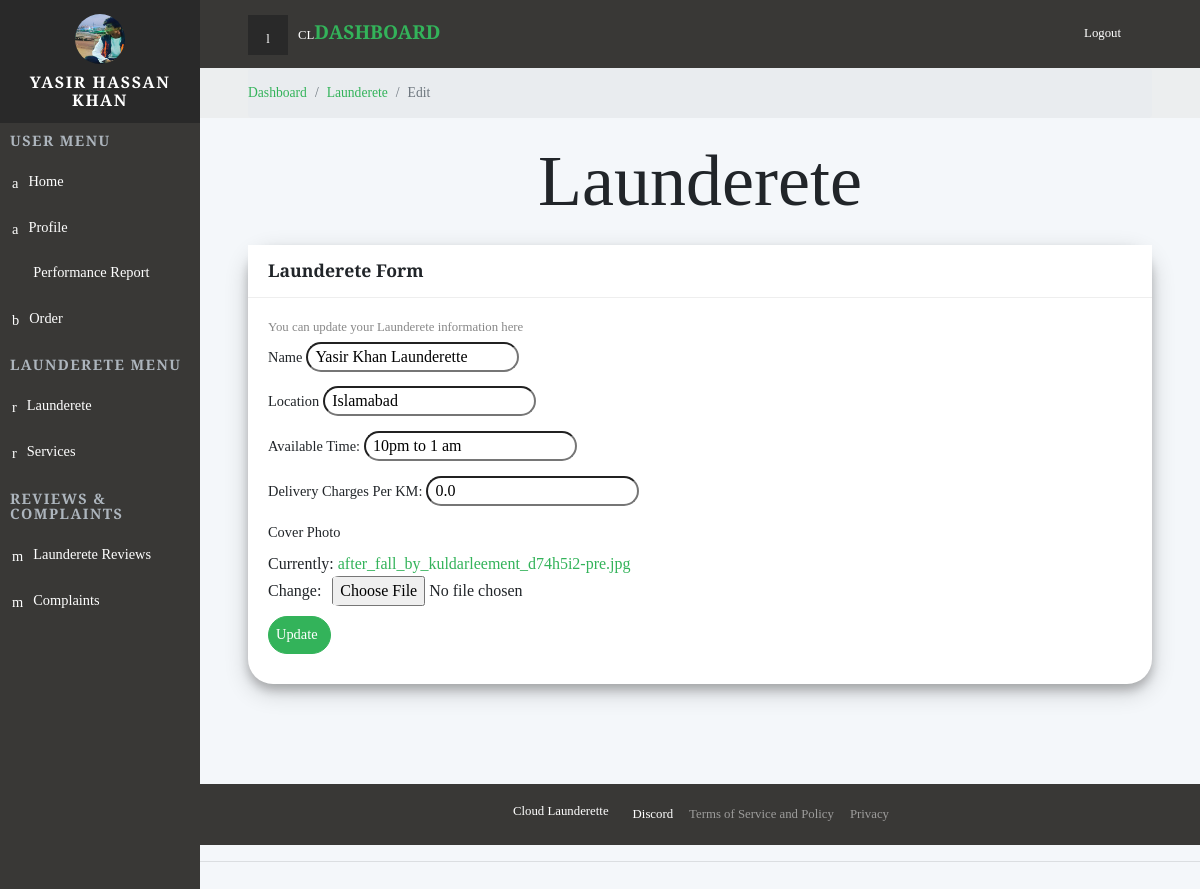
Screenshot of /dashboard/launderette/edit/ (signed in) with the database file from the repository.
### backend/models.py (models this page shows, shortened)
class Launderer(models.Model):
    user = models.OneToOneField(User, on_delete=models.CASCADE, null=True)
    name = models.CharField(max_length=200, null=True)
    profile_pic = models.ImageField( default="default-profile.png")
    address = models.CharField(max_length=200, null=True)
    city = models.CharField(max_length=200, null=True)
    lat = models.FloatField(null=True, blank=True)
    lon = models.FloatField(null=True, blank=True)
    isBlocked = models.BooleanField(default=False)
    is_email_verified = models.BooleanField(default=False)
    date_joined =models.DateTimeField(auto_now_add=True)

class Launderette(models.Model):
    launderer = models.ForeignKey(Launderer, null=True, on_delete= models.SET_NULL)
    name = models.CharField(max_length=200, null=True)
    available_time = models.CharField(max_length=500, null=True, blank=True)
    cover_photo = models.ImageField( default="0_GettyImages-1068728612.jpg")
    location = models.CharField(max_length=200, null=True)
    isBlocked = models.BooleanField(default=False)
    delivery_fee_pkm = models.FloatField(default=0)
    date_joined =models.DateTimeField(auto_now_add=True)

### backend/decorators.py (the view)
		def wrapper_func(request, *args, **kwargs):
			group = None
			if request.user.groups.exists():
				group = request.user.groups.all()[0].name
			if group in allowed_roles:
				return view_func(request, *args, **kwargs)
			else:
				return HttpResponse('You are not authorized to view this page')

### backend/forms.py
class LaunderetteForm(ModelForm):
    class Meta:
        model = Launderette
        fields = '__all__'
        exclude = ['launderer']

### backend/views.py (called while the page is built, shortened)
@login_required(login_url="loginPage")
@allowed_users(allowed_roles=['launderer'])
def launderetteEdit(request):
    launder = request.user.launderer
    launderette = launder.launderette_set.all()
    form = LaunderetteForm(instance= launderette[0])
    context = { 'form': form, 'launderer': launder }
    return render(request,"frontend/launderetteEdit.html",context)

### frontend/templates/frontend/launderetteEdit.html (shortened to what this page needs)
{%  extends 'frontend/partialview/base_template.html' %}
{% load static %}
{% block content %}
    <div class="page">
      {% include 'frontend/partialview/topbar.html' %}
      <div class="breadcrumb-holder">
        <div class="container-fluid">
          <ul class="breadcrumb">
            <li class="breadcrumb-item "><a href="{% url 'dashboard' %}">Dashboard</a></li>
            <li class="breadcrumb-item "><a href="{% url 'launderette' %}">Launderete</a></li>
            <li class="breadcrumb-item active"><a >Edit</a></li>
          </ul>
        </div>
      </div>
      <h1 class="display-3 text-center m-4">Launderete</h1>
      <section class="statistics">
        <div class="container-fluid">
        <div class="card">
                <div class="card-header d-flex align-items-center">
                  <h4>Launderete Form</h4>
                </div>
                <div class="card-body">
                  <p>You can update your Launderete information here</p>
                  <form method="POST" enctype="multipart/form-data">
                    <div class="form-group">
                      <label>Name</label>
                      {{form.name}}
                    </div>
                    <div class="form-group">
                      <label>Location</label>
                      {{form.location}}
                    </div>
                    <div class="form-group">
                      <label>Available Time:</label>
                      {{form.available_time}}
                    </div>
                    <div class="form-group">
                      <label>Delivery Charges Per KM:</label>
                      {{form.delivery_fee_pkm}}
                    </div>
                    <div class="form-group">
                      <label>Cover Photo</label>
                      <br>
                      {{form.cover_photo}}
                    </div>
                    <div class="form-group">
                      <input type="submit" value="Update" class="btn btn-primary text-white">
                    </div>
                  </form>
                </div>
              </div>
        </div>
      </section>
      <footer class="main-footer">
        {% include 'frontend/partialview/footer_navbar.html' %}
      </footer>
    </div>
{% endblock content %}

### frontend/templates/frontend/partialview/header_navbar.html (shortened to what this page needs)
{% load static %}
    <nav class="side-navbar">
      <div class="side-navbar-wrapper">
        <div class="sidenav-header d-flex align-items-center justify-content-center">
          <div class="sidenav-header-inner text-center"><img src="{{launderer.profile_pic.url}}" alt="person" class="img-fluid rounded-circle">
            <h2 class="h5">{{launderer.name}}</h2>
          </div>
        </div>
        <div class="main-menu">
          <h5 class="sidenav-heading">User Menu</h5>
          <ul id="side-main-menu" class="side-menu list-unstyled">
            <li><a href="{% url 'dashboard' %}" > <i class="icon-form"></i>Home                             </a></li>
            <li><a href="{% url 'myAccount' %}"> <i class="icon-form"></i>Profile                             </a></li>
            <li class=""><a href="{% url 'Report' %}"> <i class="fa fa-bar-chart"></i>Performance Report                              </a></li>
            <li><a href="#exampledropdownDropdown2" aria-expanded="false" data-toggle="collapse"> <i class="icon-home"></i>Order </a>
            </li>
        </div>
        <div class="admin-menu">
          <h5 class="sidenav-heading">Launderete Menu</h5>
          <ul id="side-admin-menu" class="side-menu list-unstyled">
            <li> <a href="{% url 'launderette' %}"> <i class="icon-screen"> </i>Launderete</a></li>
            {% if totalLaunderette != 0 %}
              <li> <a href="{% url 'services' %}"> <i class="icon-screen"> </i>Services</a></li>
            {% endif %}
          </ul>
        </div>
        <div class="admin-menu">
          <h5 class="sidenav-heading">Reviews & Complaints</h5>
          <ul id="side-admin-menu" class="side-menu list-unstyled">
            {% if totalLaunderette != 0 %}
              <li> <a href="{% url 'laundaretteReviews' %}"> <i class="icon-flask"> </i>Launderete Reviews</a></li>
            {% endif %}
            <li> <a href="{% url 'complaints' %}"> <i class="icon-flask"> </i>Complaints</a></li>
          </ul>
        </div>
      </div>
    </nav>

### static/css/mystyle.css (style rules this page uses)
a { display: inline-block; text-decoration: none; color: #fff; }
body { overflow-x: hidden; }
i { display: inline-block; }
i[class*='icon-'] { -webkit-transform: translateY(4px); transform: translateY(4px); }
.page { position: absolute; top: 0; right: 0; -webkit-transition: width 0.3s linear; transition: width 0.3s linear; width: calc(100% - 200px); background-color: #F4F7FA; min-height: 100vh; padding-bottom: 50px; }
h2 { color: #555; font-weight: 400; }
.breadcrumb-holder { background: #eceeef; }
.breadcrumb-holder .breadcrumb { padding: 15px 0; font-size: 0.85em; font-weight: 300; color: #999; margin-bottom: 0; }
.card { margin-bottom: 30px; }
.card-header h1, .card-header h2, .card-header h3, .card-header h4, .card-header h5, .card-header h6 { margin-bottom: 0; }
.card:not([class*="text"]) p { color: #888; }
@media (min-width: 768px) { .container-fluid { padding: 0 3rem; } }
.side-navbar { position: fixed; top: 0; left: 0; width: 200px; height: 100%; width: 200px; text-align: left; background: #393836; color: #fff; z-index: 999; overflow-y: auto; -webkit-transition: all 0.3s; transition: all 0.3s; }
.side-navbar li { position: relative; }
.side-navbar li a { position: relative; font-size: .9rem; font-weight: 300; color: #fff; text-decoration: none; width: 100%; padding: 12px; }
.side-navbar li a[data-toggle="collapse"]::before { content: '\f104'; display: inline-block; -webkit-transform: translateY(-50%); transform: translateY(-50%); font-family: 'FontAwesome'; position: absolute; top: 50%; right: 20px; }
.side-navbar .sidenav-header { background: #292929; padding: 14px; margin-bottom: 10px; }
.side-navbar .sidenav-header img { width: 50px; height: 50px; }
.side-navbar .sidenav-header h2 { margin: 10px 0 0; text-transform: uppercase; letter-spacing: .1em; }
.side-navbar .sidenav-heading { font-weight: 700; color: #adb5bd; font-size: .9rem; text-transform: uppercase; letter-spacing: .1em; margin-left: 10px; margin-top: 10px; margin-bottom: 10px; }
.side-navbar i[class*='icon-'] { -webkit-transform: translateY(2px); transform: translateY(2px); }
.side-navbar i { font-size: inherit; margin-right: 10px; }
.statistics p { font-size: 0.8em; color: #999; margin-bottom: 5px; }
footer.main-footer { width: 100%; bottom: 0; margin-top: 10%; }
label { font-size: .9rem; }
.form-group { margin-bottom: 10px; }
.btn { font-weight: 400; border: 1px solid transparent; padding: 0.45rem 0.75rem; font-size: 0.9rem; line-height: 1.5; border-radius: 0; -webkit-transition: color 0.15s ease-in-out, background-color 0.15s ease-in-out, border-color 0.15s ease-in-out, -webkit-box-shadow 0.15s ease-in-out; transition: color 0.15s ease-in-out, background-color 0.15s ease-in-out, border-color 0.15s ease-in-out, -webkit-box-shadow 0.15s ease-in-out; transition: color 0.15s ease-in-out, background-color 0.15s ease-in-out, border-color 0.15s ease-in-out, box-shadow 0.15s ease-in-out; transition: color 0.15s ease-in-out, background-color 0.15s ease-in-out, border-color 0.15s ease-in-out, box-shadow 0.15s ease-in-out, -webkit-box-shadow 0.15s ease-in-out; }
.btn-primary { color: color-yiq(#33b35a); background-color: #33b35a; border-color: #33b35a; }
body { font-family: "Roboto", sans-serif; font-size: 1rem; font-weight: 400; line-height: 1.5; color: #212529; background-color: #fff; }
a { color: #33b35a; text-decoration: none; }
h1, h2, h3, h4, h5, h6, .h1, .h2, .h3, .h4, .h5, .h6 { margin-bottom: 0.5rem; font-family: inherit; font-weight: 700; line-height: 1.1; color: inherit; }
h1, .h1 { font-size: 1.5rem; }
h2, .h2 { font-size: 1.3rem; }
h4, .h4 { font-size: 1.1rem; }
h5, .h5 { font-size: 1rem; }
.display-3 { font-size: 4.5rem; font-weight: 300; line-height: 1.1; }
.card { background-color: #fff; border: 0 solid #eee; border-radius: 0; }
.card-body { padding: 1.25rem; }
.card-header { padding: 1rem 1.25rem; background-color: #fff; border-bottom: 1px solid #eee; }
.card-header:first-child { border-radius: 0 0 0 0; }

### static/css/custom.css (style rules this page uses)
body { font-family: 'Playfair Display', serif !important; }
input { border-radius: 20px !important; padding-left: 7px !important; }
.card { border-radius: 25px !important; box-shadow: 0 6px 10px 0 rgba(0, 0, 0, 0.2), 0 8px 23px 0 rgba(0, 0, 0, 0.19); }

### rows the page displays
Launderer: profile_pic (picture), name "YASIR HASSAN KHAN"
Launderette: name "Yasir Khan Launderette", location "Islamabad", available_time "10pm to 1 am", delivery_fee_pkm "0.0"
